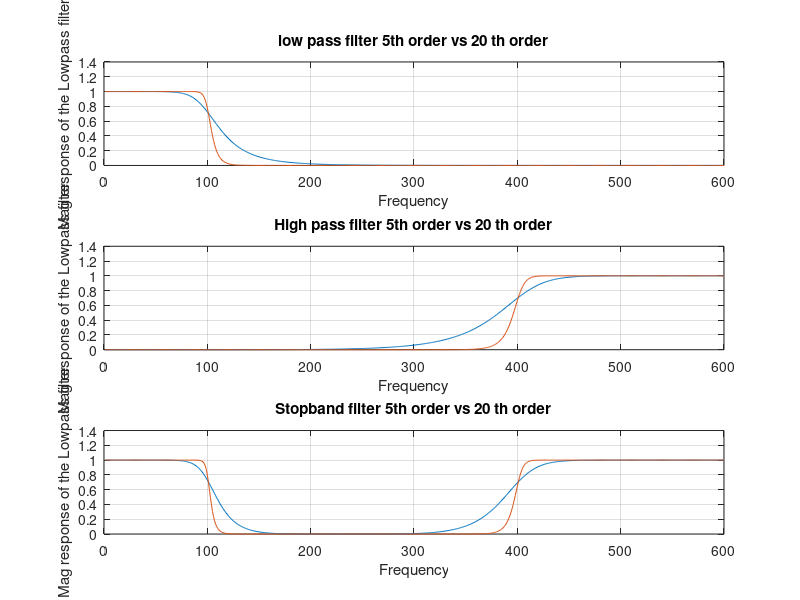
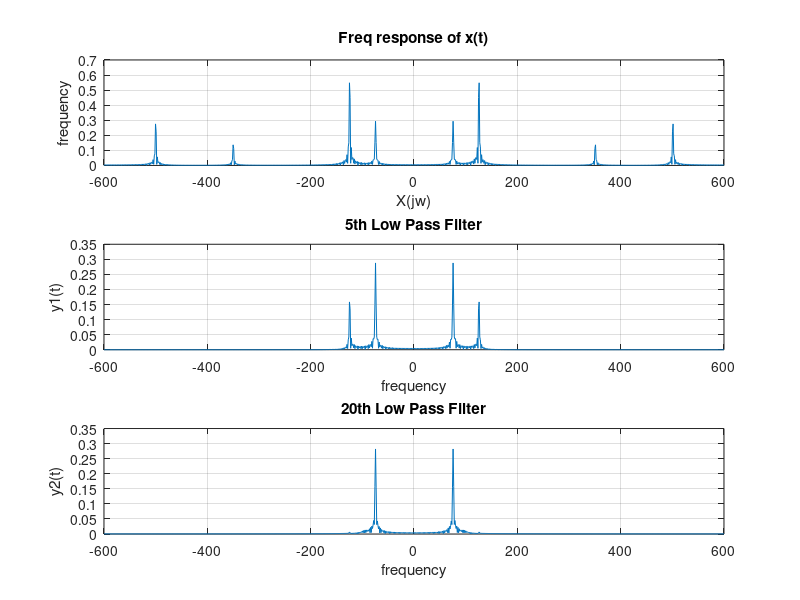
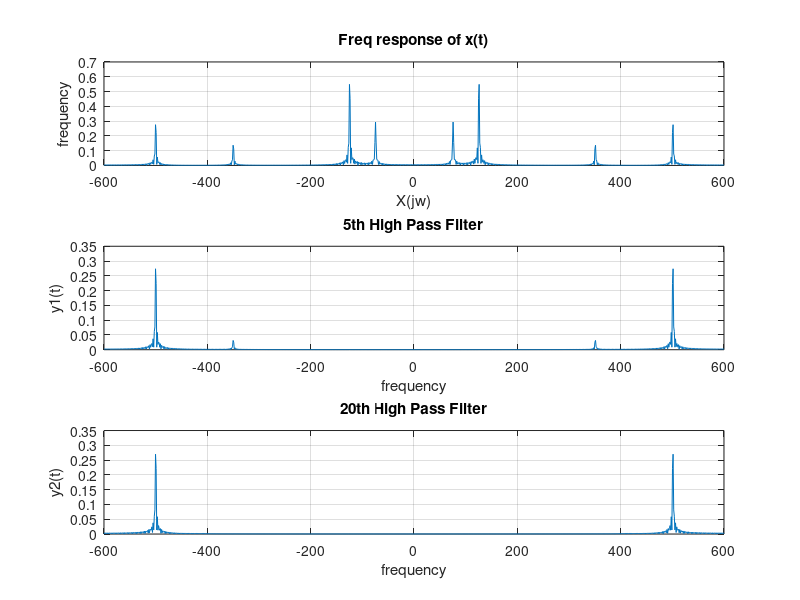
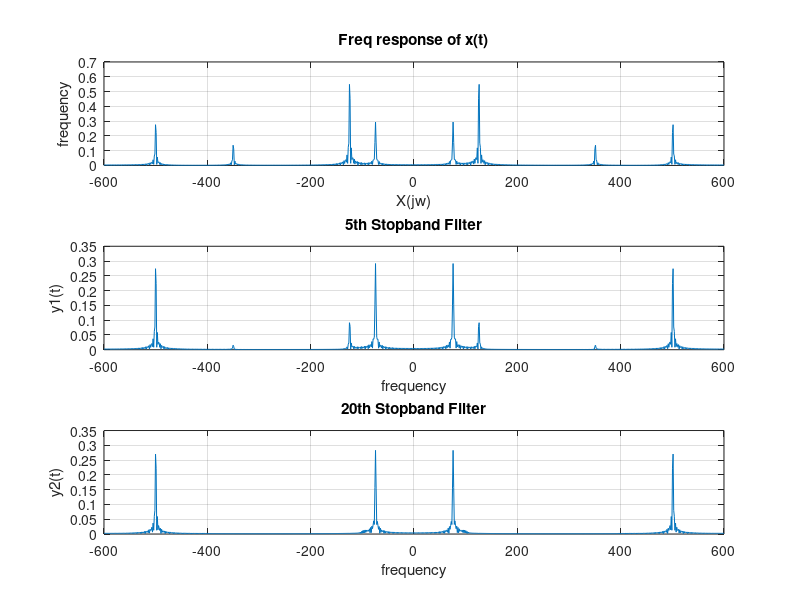

Write MATLAB code to recreate these figures, in order.

close all;
clc;
clearvars;
%%

Fs = 1200;
Fc_low = 100;
Fc_high=400;
Fc_stop = [100 400];
n_1 = 5;
n_2 = 20;

[b_low1,a_low1] = butter(n_1,Fc_low/(Fs/2),'low'); %low pass filter
h_low1 = freqz(b_low1,a_low1,Fs/2);%magnitude

[b_low2,a_low2] = butter(n_2,Fc_low/(Fs/2),'low'); %low pass filter
h_low2 = freqz(b_low2,a_low2,Fs/2);%magnitude

[b_high1,a_high1] = butter(n_1,Fc_high/(Fs/2),'high'); %high pass filter
h_high1 = freqz(b_high1,a_high1,Fs/2);%magnitude

[b_high2,a_high2] = butter(n_2,Fc_high/(Fs/2),'high'); %high pass filter
h_high2 = freqz(b_high2,a_high2,Fs/2);%magnitude


[b_stop1,a_stop1] = butter(n_1,Fc_stop/(Fs/2),'stop'); %stopband filter
h_stop1 = freqz(b_stop1,a_stop1,Fs/2);%magnitude


[b_stop2,a_stop2] = butter(n_2,Fc_stop/(Fs/2),'stop'); %stopband filter
h_stop2 = freqz(b_stop2,a_stop2,Fs/2);%magnitude


figure;

subplot(3,1,1);
plot(abs(h_low1));
hold on 
plot (abs(h_low2));
grid on
title("low pass filter 5th order vs 20 th order")
xlabel("Frequency");
ylabel("Mag response of the Lowpass filter");


subplot(3,1,2);
plot(abs(h_high1));
hold on 
plot (abs(h_high2));
grid on
title("High pass filter 5th order vs 20 th order")
xlabel("Frequency");
ylabel("Mag response of the Lowpass filter");

subplot(3,1,3);
plot(abs(h_stop1));
hold on 
plot (abs(h_stop2));
grid on
title("Stopband filter 5th order vs 20 th order")
xlabel("Frequency");
ylabel("Mag response of the Lowpass filter");

%%
close all;
clc;
clearvars;

Fs = 1200;
t = 0:(1/Fs):0.5;
x = cos(150*pi*t) +2*sin(250*pi*t) +0.5*cos(700*pi*t) -sin(1000*pi*t);
N = 1024;
Fc_low = 100;

n_1 = 5;
n_2 = 20;

[b_low1,a_low1] = butter(n_1,Fc_low/(Fs/2),'low'); %low pass filter
h_low1 = freqz(b_low1,a_low1,Fs/2);%magnitude

[b_low2,a_low2] = butter(n_2,Fc_low/(Fs/2),'low'); %low pass filter
h_low2 = freqz(b_low2,a_low2,Fs/2);%magnitude

fiveth_Filtered_Signal = filter(b_low1,a_low1,x);
tweth_Filtered_Signal = filter(b_low2,a_low2,x);

y1= fft(fiveth_Filtered_Signal,N) / N;
y2 = fft(tweth_Filtered_Signal,N) / N;
X = fft(x,N) /N;

fft_time= linspace(-Fs/2,Fs/2,N);

figure;

subplot(3,1,1);
plot(fft_time,abs(fftshift(X)));
grid on
title("Freq response of x(t)")
xlabel("X(jw)")
ylabel("frequency")

subplot(3,1,2);
plot(fft_time,abs(fftshift(y1)));
grid on
title("5th Low Pass Filter");
xlabel("frequency");
ylabel("y1(t)");

subplot(3,1,3);
plot(fft_time,abs(fftshift(y2)));
grid on
title("20th Low Pass Filter");
xlabel("frequency");
ylabel("y2(t)");



%%


close all;
clc;
clearvars;

Fs = 1200;
t = 0:(1/Fs):0.5;
x = cos(150*pi*t) +2*sin(250*pi*t) +0.5*cos(700*pi*t) -sin(1000*pi*t);
N = 1024;
Fc_high = 400;

n_1 = 5;
n_2 = 20;

[b_high1,a_high1] = butter(n_1,Fc_high/(Fs/2),'high'); %high pass filter
h_high1 = freqz(b_high1,a_high1,Fs/2);%magnitude

[b_high2,a_high2] = butter(n_2,Fc_high/(Fs/2),'high'); %high pass filter
h_high2 = freqz(b_high2,a_high2,Fs/2);%magnitude


fiveth_Filtered_Signal = filter(b_high1,a_high1,x);
tweth_Filtered_Signal = filter(b_high2,a_high2,x);

y1= fft(fiveth_Filtered_Signal,N) / N;
y2 = fft(tweth_Filtered_Signal,N) / N;
X = fft(x,N) /N;

fft_time= linspace(-Fs/2,Fs/2,N);

figure;

subplot(3,1,1);
plot(fft_time,abs(fftshift(X)));
grid on
title("Freq response of x(t)")
xlabel("X(jw)")
ylabel("frequency")

subplot(3,1,2);
plot(fft_time,abs(fftshift(y1)));
grid on
title("5th High Pass Filter");
xlabel("frequency");
ylabel("y1(t)");

subplot(3,1,3);
plot(fft_time,abs(fftshift(y2)));
grid on
title("20th High Pass Filter");
xlabel("frequency");
ylabel("y2(t)");


%%

close all;
clc;
clearvars;

Fs = 1200;
t = 0:(1/Fs):0.5;
x = cos(150*pi*t) +2*sin(250*pi*t) +0.5*cos(700*pi*t) -sin(1000*pi*t);
N = 1024;
Fc_stop = [100 400];

n_1 = 5;
n_2 = 20;

[b_stop1,a_stop1] = butter(n_1,Fc_stop/(Fs/2),'stop'); %stopband filter
h_stop1 = freqz(b_stop1,a_stop1,Fs/2);%magnitude


[b_stop2,a_stop2] = butter(n_2,Fc_stop/(Fs/2),'stop'); %stopband filter
h_stop2 = freqz(b_stop2,a_stop2,Fs/2);%magnitude


fiveth_Filtered_Signal = filter(b_stop1,a_stop1,x);
tweth_Filtered_Signal = filter(b_stop2,a_stop2,x);

y1= fft(fiveth_Filtered_Signal,N) / N;
y2 = fft(tweth_Filtered_Signal,N) / N;
X = fft(x,N) /N;

fft_time= linspace(-Fs/2,Fs/2,N);

figure;

subplot(3,1,1);
plot(fft_time,abs(fftshift(X)));
grid on
title("Freq response of x(t)")
xlabel("X(jw)")
ylabel("frequency")

subplot(3,1,2);
plot(fft_time,abs(fftshift(y1)));
grid on
title("5th Stopband Filter");
xlabel("frequency");
ylabel("y1(t)");

subplot(3,1,3);
plot(fft_time,abs(fftshift(y2)));
grid on
title("20th Stopband Filter");
xlabel("frequency");
ylabel("y2(t)");









